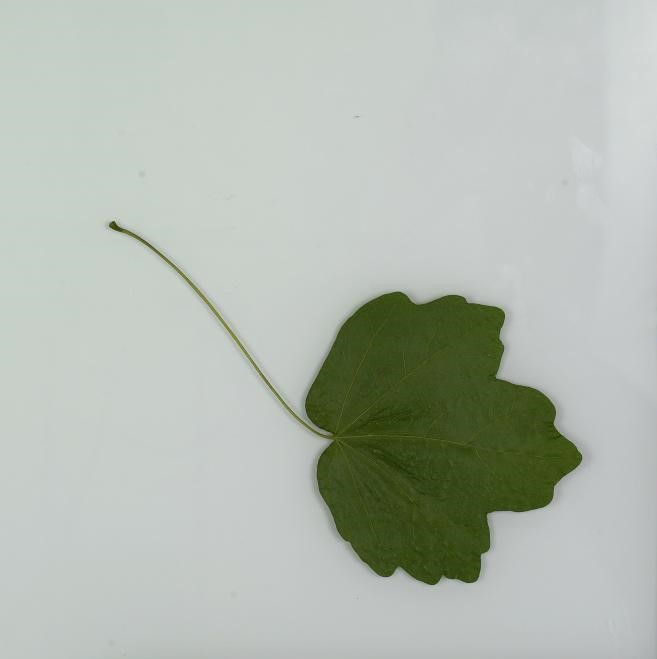
#> input picture ImageData/ny1079-01-1.jpg, 657 x 659 px, found by its file name
$ python main.py   (older library calls are emulated)
#> lines starting #> are read from the running program, lines starting #| are printed output that depends on the picture; after the words box and inside, x2 and y2 are one past the last pixel; in counts of white or black regions, pixels touching at a corner belong together
import glob
import cv2
import numpy as np
from matplotlib import pyplot as plt
from scipy.fftpack import dct, idct
from skimage import io, color, restoration, img_as_float, filters
import pandas as pd
import math
from scipy.signal import convolve2d
from sklearn.model_selection import train_test_split
from sklearn.preprocessing import StandardScaler
from sklearn.neighbors import KNeighborsClassifier
from skimage.feature import greycomatrix, greycoprops
from sklearn.metrics import classification_report, confusion_matrix
import warnings
warnings.filterwarnings("ignore")  # "error", "ignore", "always", "default", "module" or "once"
# ------------------------------------------------------------------
# Read Image Acer Campestre
leaf = cv2.imread(r"ImageData\ny1079-01-1.jpg")
#> leaf is the input picture: shape (659, 657, 3); mean B, G, R 176.7, 185.9, 178.9
cv2.imshow("Original Image",leaf)

cv2.waitKey(0)
# ------------------------------------------------------------------
# Convert to Greyscale
img = cv2.cvtColor(leaf, cv2.COLOR_BGR2GRAY)
cv2.imshow('Greyscale', img)
cv2.waitKey(0)


# ------------------------------------------------------------------
# DCT Transform Functions
def dcttransform(a):
    return dct(dct(a.T, norm='ortho').T, norm='ortho')


def idcttransform(a):
    return idct(idct(a.T, norm='ortho').T, norm='ortho')


dctimg = (dcttransform(img))
idctimg = (idcttransform(dctimg))

np.allclose(img, idctimg)

plt.gray()
plt.subplot(121), plt.imshow(img), plt.axis('off'), plt.title('Original', size=20)
plt.subplot(122), plt.imshow(idctimg), plt.axis('off'), plt.title('Reconstructed', size=20)
plt.show()
# ------------------------------------------------------------------
# Morph
kernel = np.ones((2,2),np.uint8)
opening = cv2.morphologyEx(img, cv2.MORPH_OPEN, kernel)
kernel = np.ones((6,6),np.uint8)
blackhat = cv2.morphologyEx(img, cv2.MORPH_BLACKHAT, kernel)
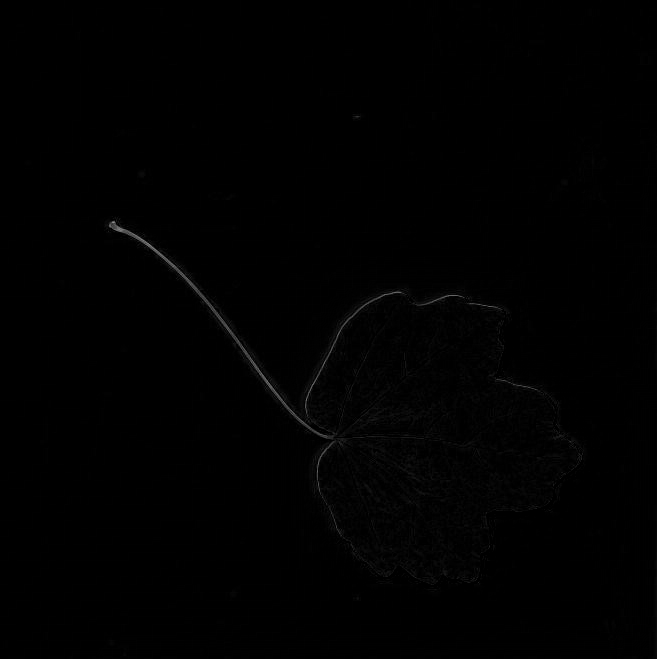
#> blackhat: shape (659, 657); min 0, max 143, mean 0.9

cv2.imshow("Opening", opening)
cv2.waitKey(0)
cv2.imshow("BlackHat", blackhat)
cv2.waitKey(0)
# ------------------------------------------------------------------
# Blur Filters

median = cv2.medianBlur(img,ksize=3)
gaussian = cv2.GaussianBlur(img,(5,5),0)
imgFloat = img_as_float(img)
psf = np.ones((5, 5)) / 25
imgWiener = convolve2d(imgFloat, psf, 'same')
imgWiener += 0.1 * imgWiener.std() * np.random.standard_normal(imgWiener.shape)
decon = restoration.wiener(imgWiener, psf, 1100)
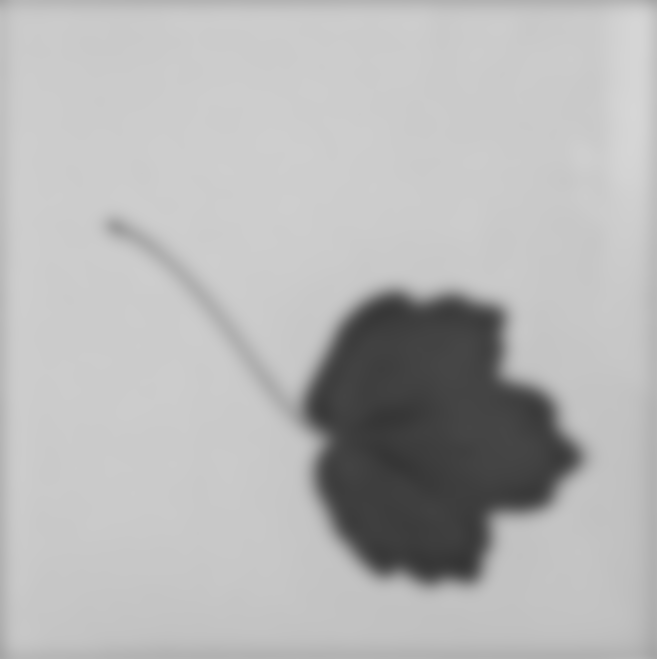
#> decon: shape (659, 657) float64; min 0.211, max 0.84, mean 0.714
cv2.imshow("Median", median)
cv2.waitKey(0)
cv2.imshow("Gaussian", gaussian)
cv2.waitKey(0)
cv2.imshow("Wiener", decon)
cv2.waitKey(0)
# ------------------------------------------------------------------
# Thresholding
thresh = cv2.medianBlur(img,ksize=3)# smooth the image
thresh = cv2.adaptiveThreshold(thresh, 255, cv2.ADAPTIVE_THRESH_GAUSSIAN_C,
                               cv2.THRESH_BINARY, 11, 2)
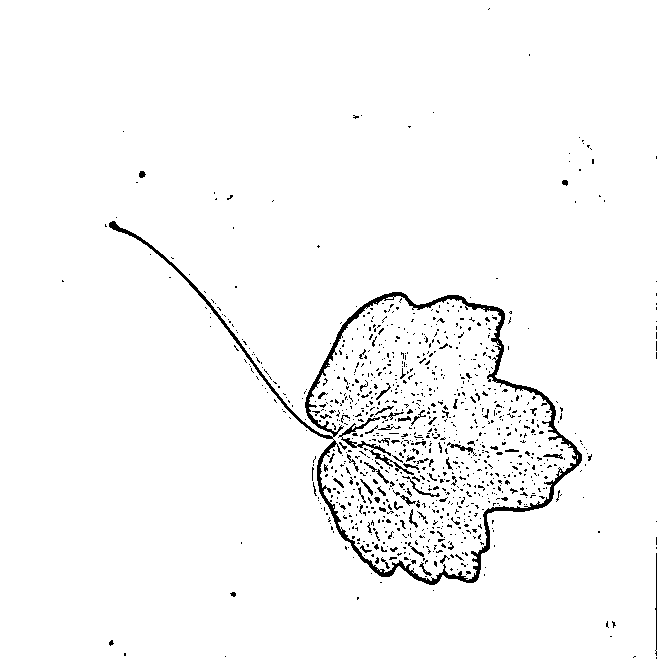
#> thresh: shape (659, 657); 97% white; black in thin lines or dots, all inside (x1, y1, x2, y2) = (62, 8, 657, 659)

cv2.imshow("Threshold Image", thresh)


cv2.waitKey(0)

# ------------------------------------------------------------------

# Sobel Edge Detection

edgesobel = filters.sobel(thresh)
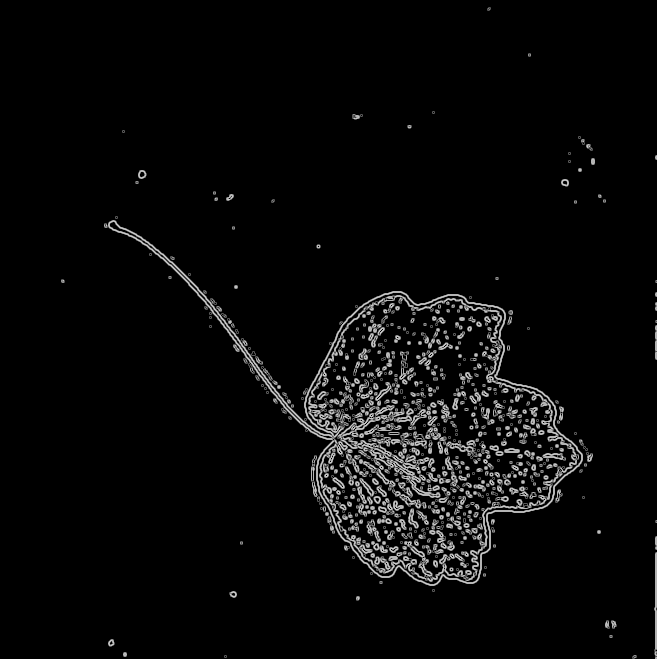
#> edgesobel: shape (659, 657) float64; min 0, max 0.791, mean 0.0354
cv2.imshow("Sobel", edgesobel)
cv2.waitKey(0)
# ------------------------------------------------------------------
# Input images from dataset and process
imgarray = []
files = glob.glob(r"ImageData\*.jpg")

for myFile in files:
    img = cv2.imread(myFile)
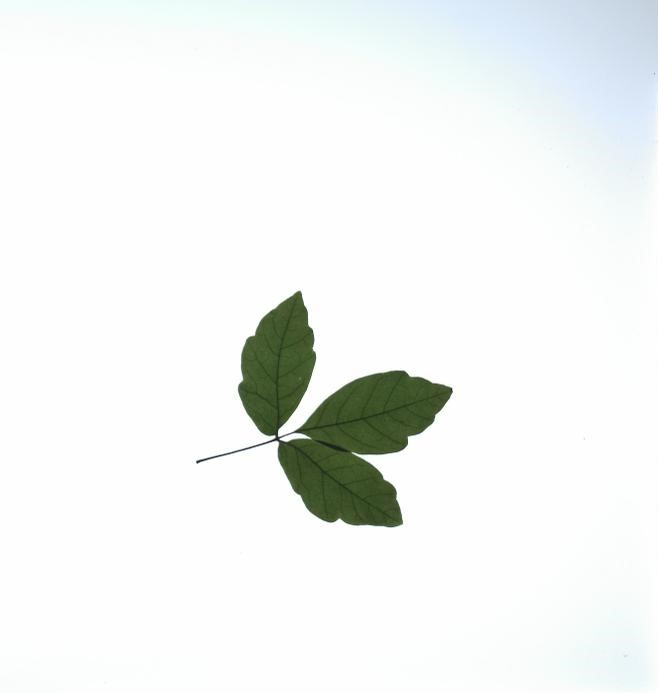
#> input picture ImageData/ny1010-07-3.jpg, 658 x 693 px
#> img is the input picture: shape (693, 658, 3); mean B, G, R 242.1, 243.6, 240.8
    img = cv2.cvtColor(img, cv2.COLOR_BGR2GRAY)
#> img: shape (693, 658)
    thresh = cv2.medianBlur(img, 3)
#> thresh: shape (693, 658)
    thresh = cv2.adaptiveThreshold(thresh, 255, cv2.ADAPTIVE_THRESH_GAUSSIAN_C,
                                   cv2.THRESH_BINARY, 11, 2)
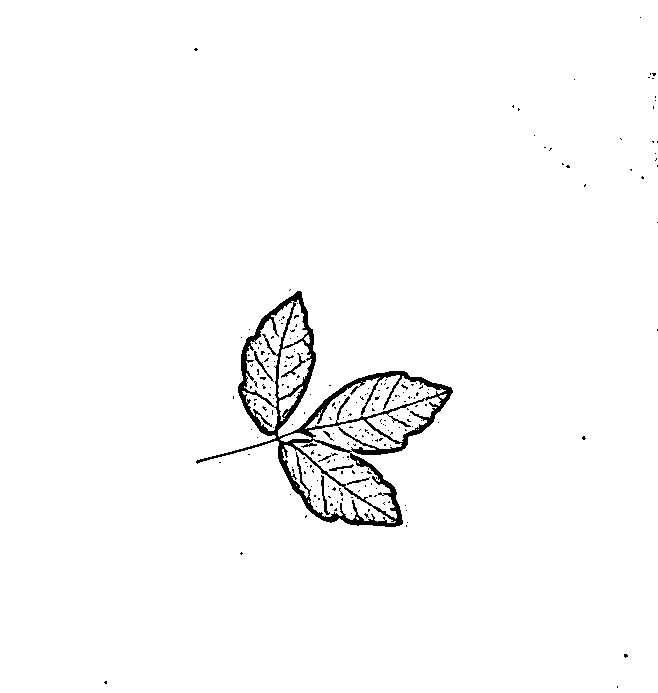
#> thresh: shape (693, 658); 98% white; 223 black regions (215 under 20 px), largest, box (x1, y1, x2, y2) and area: (196, 291, 453, 527) 7787, (321, 475, 330, 515) 106, (281, 353, 306, 378) 96
    imgarray.append(thresh)
#> pass 2 of the loop `for myFile in files:`:
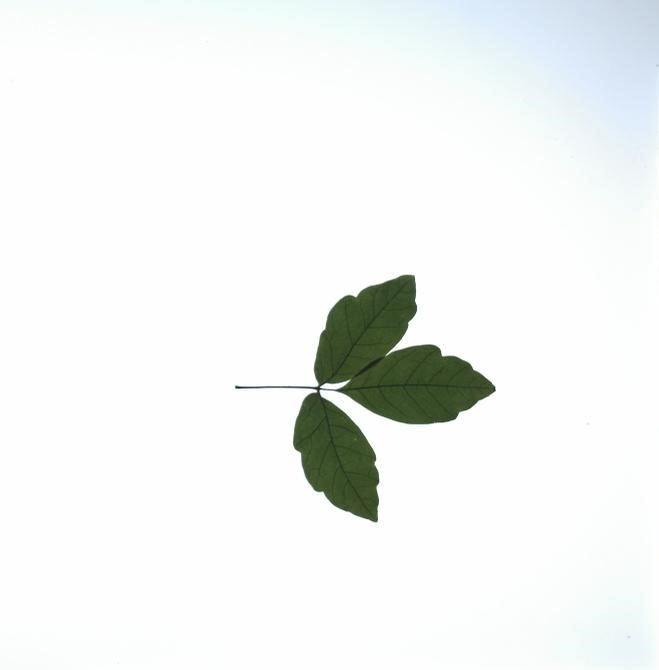
#> input picture ImageData/ny1010-07-4.jpg, 659 x 670 px
#> img is the input picture: shape (670, 659, 3); mean B, G, R 242.3, 243.6, 241.1
#> `img = cv2.cvtColor(img, cv2.COLOR_BGR2GRAY)`:
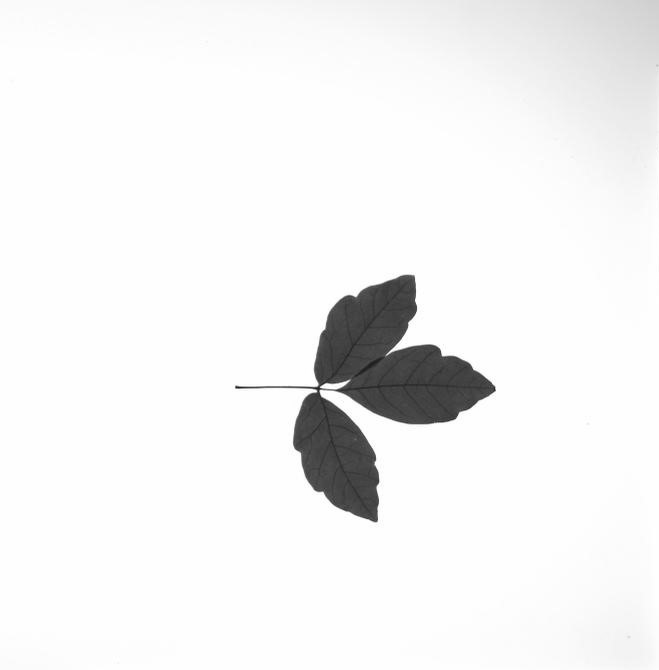
#> img: shape (670, 659); min 22, max 255, mean 242.7
#> `thresh = cv2.adaptiveThreshold(thresh, 255, cv2.ADAPTIVE_THRESH_GAUSSI..`:
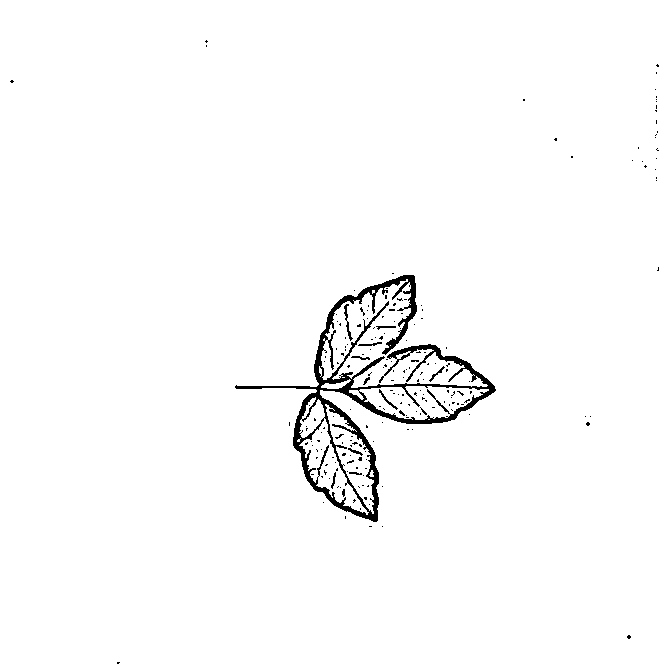
#> thresh: shape (670, 659); 98.1% white; 203 black regions (192 under 20 px), largest, box (x1, y1, x2, y2) and area: (235, 275, 496, 522) 7273, (344, 304, 353, 341) 91, (379, 389, 398, 410) 60
#> pass 3 of the loop `for myFile in files:`:
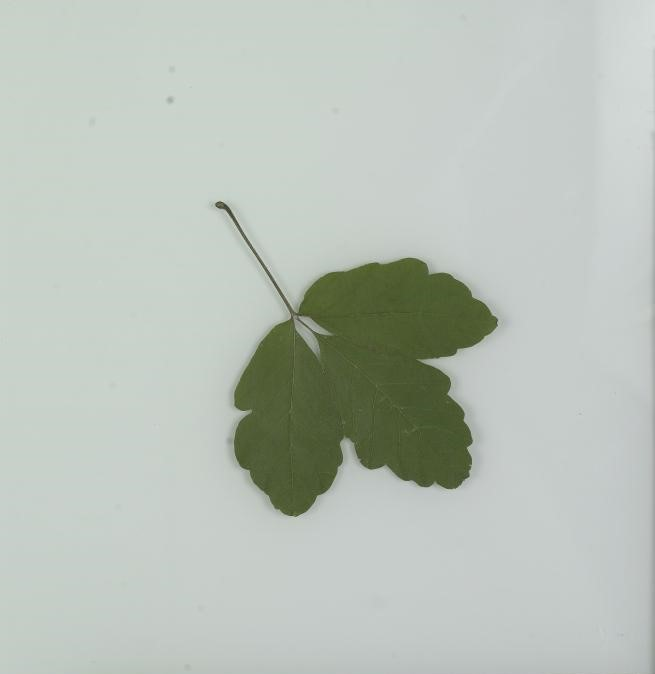
#> input picture ImageData/ny1010-08-1.jpg, 655 x 674 px
#> img is the input picture: shape (674, 655, 3); mean B, G, R 185.3, 193.6, 185.7
#> `img = cv2.cvtColor(img, cv2.COLOR_BGR2GRAY)`:
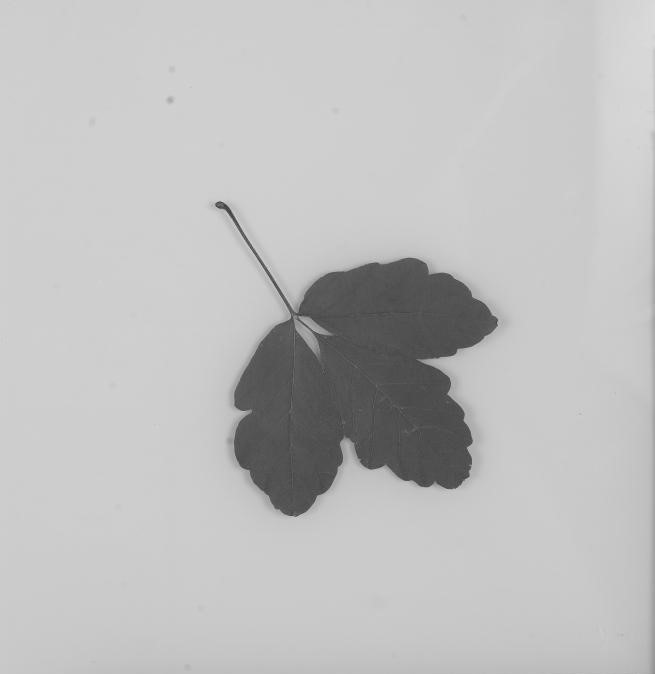
#> img: shape (674, 655); min 57, max 218, mean 190.3
#> `thresh = cv2.adaptiveThreshold(thresh, 255, cv2.ADAPTIVE_THRESH_GAUSSI..`:
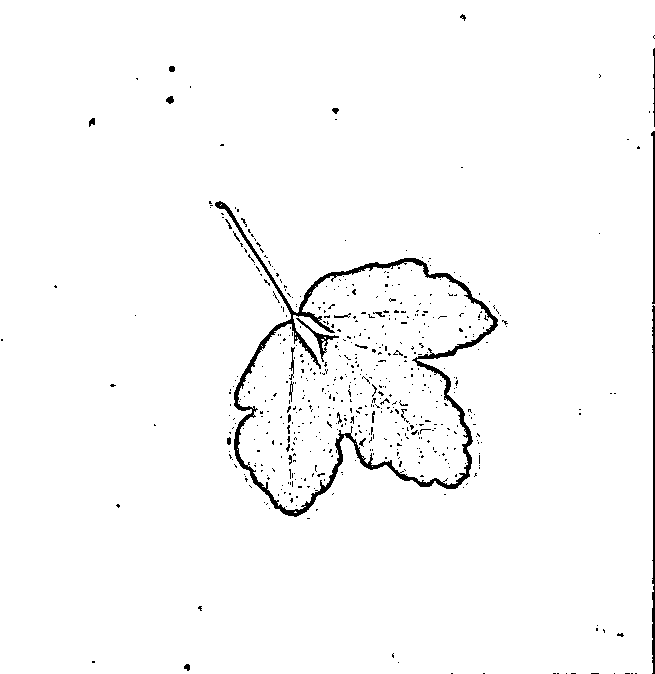
#> thresh: shape (674, 655); 97.8% white; 565 black regions (537 under 20 px), largest, box (x1, y1, x2, y2) and area: (215, 201, 498, 517) 5535, (652, 305, 655, 674) 813, (651, 131, 655, 304) 355
#> the loop made 4 passes; the first 3 are shown

# Display all images in the dataset
"""
for i in range(len(imgarray)):
    cv2.imshow("image", imgarray[i])
    cv2.waitKey(0)
"""

# ------------------------------------------------------------------
# Calculate the feature values for each image
featureData = []
#> featureData = []

for i in range(len(imgarray)):
    distances = [1]
    angles = [0]
    properties = ['energy', 'homogeneity', 'contrast', 'correlation', 'dissimilarity']

    glcm = greycomatrix(imgarray[i],
                        distances=distances,
                        angles=angles,
                        symmetric=True,
                        normed=True)

    featureData.append(np.hstack([greycoprops(glcm, prop).ravel() for prop in properties]))
# print(featureData)
logFeatureData = []

for i in range(len(featureData)):
    features = featureData[i]
    for j in range(len(features)):
        if features[j] > 0:
            features[j] = (math.log10(features[j]))
        else:
            features[j] = math.log10(-1 * features[j])

    logFeatureData.append(features)
# ------------------------------------------------------------------
# calculate the Hu moment invariant for each image

logHuMomentData = []
for i in range(len(imgarray)):
    # Calculate Moments
    moments = cv2.moments(imgarray[i])
    # Calculate Hu Moments
    huMoments = cv2.HuMoments(moments)
    logTransform = []
    for i in range(len(huMoments)):
        if huMoments[i] > 0:
            logTransform.append(math.log10(huMoments[i]))
        else:
            logTransform.append(math.log10(-1 * huMoments[i]))
    for p in range(len(logTransform)):
        logTransform[p] = round(logTransform[p], 3)
    logHuMomentData.append(logTransform)

# Print every feature vector in the dataset
print("List of feature vectors for every image in the Dataset: ")
for i in range(len(logHuMomentData)):
    print("Feature Vector for Image:",i+1)
    print(logFeatureData[i])
    print(",")
    print(logHuMomentData[i])
    print("\n")
# ------------------------------------------------------------------
# k-NN algorithm
featureVector = ['energy', 'homogeneity', 'contrast', 'correlation', 'dissimilarity', 'Hu1',
         'Hu2', 'Hu3', 'Hu4', 'Hu5', 'Hu6', 'Hu7', 'Class']

dataset = pd.read_csv(r"leafdataset.txt", names=featureVector)
#> (reads leafdataset.txt from the repository)

X = dataset.iloc[:, :-1].values
y = dataset.iloc[:, 12].values

xtrain, xtest, ytrain, ytest = train_test_split(X, y, test_size=0.1)


# normalize the dataset
scaler = StandardScaler()
scaler.fit(xtrain)

xtrain = scaler.transform(xtrain)
xtest = scaler.transform(xtest)

classifier = KNeighborsClassifier(n_neighbors=5)
classifier.fit(xtrain, ytrain)

ypred = classifier.predict(xtest)

print(confusion_matrix(ytest, ypred))
print(classification_report(ytest, ypred))
# ------------------------------------------------------------------
# k error calculation
error = []

for i in range(1, 45):
    knn = KNeighborsClassifier(n_neighbors=i)
    knn.fit(xtrain, ytrain)
    predict = knn.predict(xtest)
    error.append(np.mean(predict != ytest))
plt.figure(figsize=(12, 6))
plt.plot(range(1, 45), error, color='red', linestyle='dashed', marker='o', markerfacecolor='blue', markersize=10)
plt.title('Error Rate K Value')
plt.xlabel('K Value')
plt.ylabel('Mean Error')
plt.show()
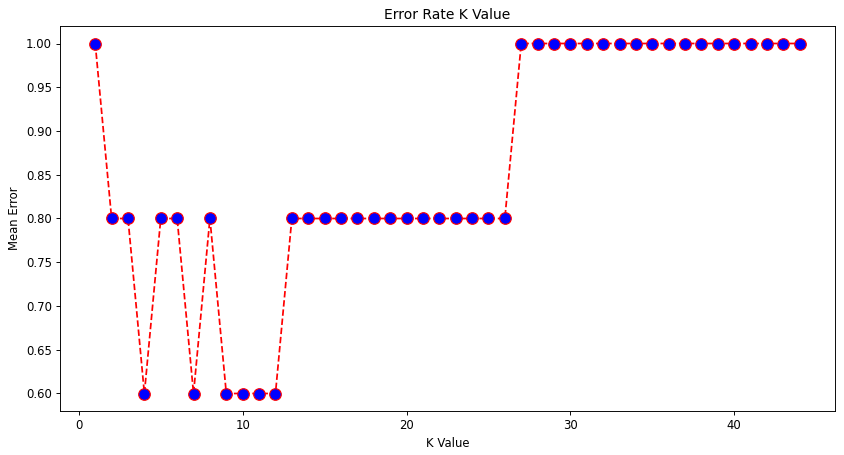
#> figure drawn by matplotlib, 1 panel; curve peaks at x = 1, y = 1
